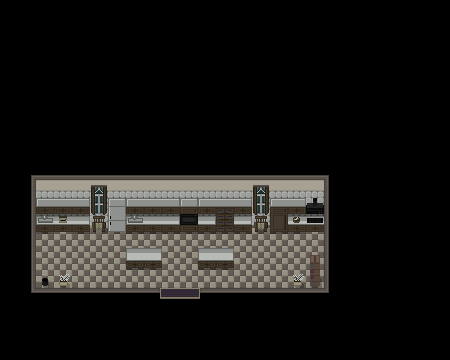

This is a level from a 2D game, rendered from its Tiled map with the project's own tilesets. A one-line summary and the map file follow, with tile-layer data summarised:
An orthogonal 25x20 tile map with 18x18 px tiles, 3 tile layers (Livello tile 1, Furniture, Foreground), 5 tilesets and 10 objects.

<map version="1.10" tiledversion="1.11.0" orientation="orthogonal" renderorder="right-down" width="25" height="20" tilewidth="18" tileheight="18" infinite="0" nextlayerid="5" nextobjectid="17">
 <tileset firstgid="1" source="../../TILEMAPS/Tilemap 3/Tilemap3.tsx" />
 <tileset firstgid="154" source="../../TILEMAPS/Furniture/Furniture2.tsx" />
 <tileset firstgid="532" source="../../TILEMAPS/Furniture/Furniture.tsx" />
 <tileset firstgid="910" source="../../TILEMAPS/Tilemap 2/Tilemap2.tsx" />
 <tileset firstgid="1080" source="../../TILEMAPS/Tilemap1/Tilemap1.tsx" />
 <layer id="1" name="Livello tile 1" width="25" height="20">
  <data>[500 cells, 500 non-empty, 18 distinct tile ids]</data>
 </layer>
 <layer id="2" name="Furniture" width="25" height="20">
  <data>[500 cells, 46 non-empty, 30 distinct tile ids]</data>
 </layer>
 <objectgroup id="4" name="Collisioni">
  <object id="1" x="18" y="162" width="324" height="72" />
  <object id="2" x="18" y="234" width="18" height="72" />
  <object id="3" x="324" y="234" width="18" height="72" />
  <object id="4" x="306" y="270" width="18" height="18" />
  <object id="5" x="36" y="288" width="288" height="18" />
  <object id="6" x="36" y="270" width="18" height="18" />
  <object id="10" x="126" y="252" width="36" height="18" />
  <object id="11" x="198" y="252" width="36" height="18" />
  <object id="15" x="54" y="270" width="18" height="18" />
  <object id="16" x="288" y="270" width="18" height="18" />
 </objectgroup>
 <layer id="3" name="Foreground" width="25" height="20">
  <data>[500 cells, 5 non-empty, 3 distinct tile ids]</data>
 </layer>
</map>
